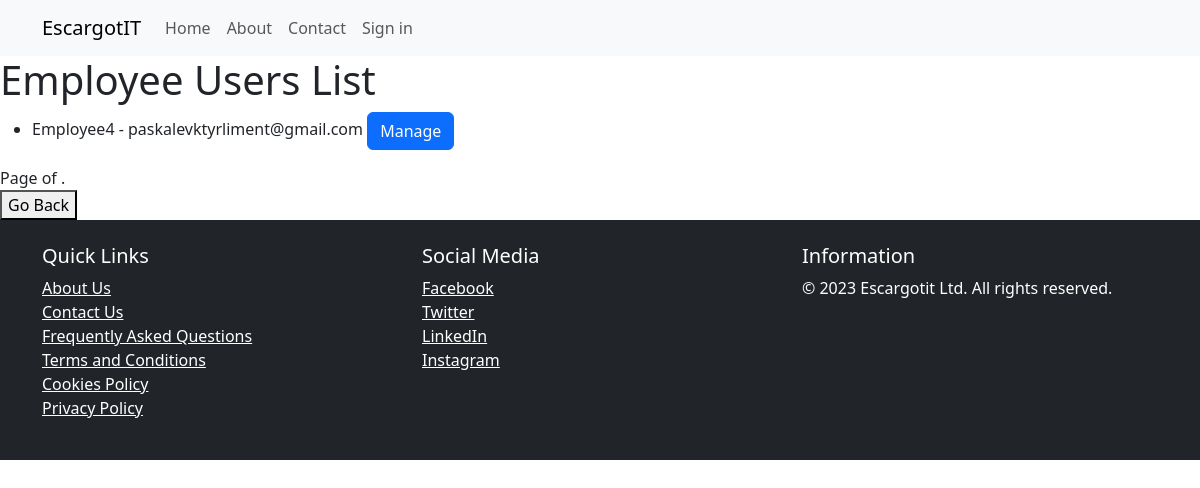
The app's page /employees/, older data.
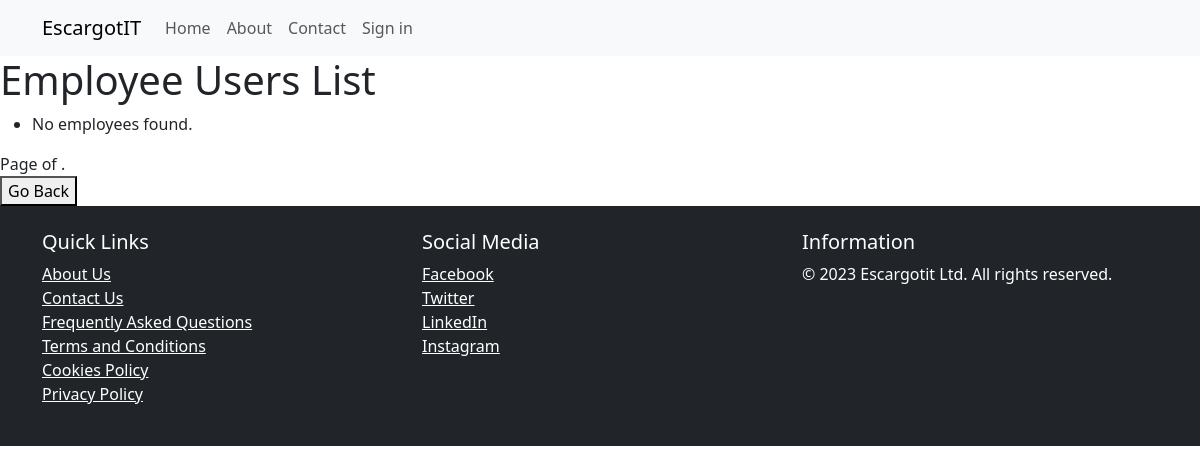
The same page, newer data.
### core/models.py (models this page shows, shortened)
class EmployeeUser(models.Model):
    user = models.OneToOneField(User, on_delete=models.CASCADE)
    admin = models.ForeignKey(AdminUser, on_delete=models.CASCADE, null=True, blank=True)
    can_create_snailbed = models.BooleanField(default=False)

### core/views.py (the view)
# urls.py: path('employees/', EmployeeUserListView.as_view(), name='employees'),
class EmployeeUserListView(ListView):
    model = EmployeeUser
    template_name = 'employee_user_list.html'  # Create this template
    context_object_name = 'employees'  # Context variable name for the list of employees
    ordering = ['user__username']  # Define your desired ordering
    paginate_by = 10  # Set the number of items per page (adjust as needed)

### templates/employee_user_list.html (shortened to what this page needs)
{% extends "base/base.html" %}
{% block content %}
    <h1>Employee Users List</h1>
    <ul>
        {% for employee in employees %}
            <li>
                {{ employee.user.username }} - {{ employee.user.email }}
                <a href="{% url 'manage_employee' employee.id %}" class="btn btn-primary">Manage</a>
            </li>
        {% empty %}
            <li>No employees found.</li>
        {% endfor %}
    </ul>
    <div class="pagination">
        <span class="step-links">
            <span class="current-page">
                Page {{ employees.number }} of {{ employees.paginator.num_pages }}.
            </span>
        </span>
    </div>
    <div class="button-container">
        <button onclick="history.back()">Go Back</button>
    </div>
{% endblock %}

Row changes from the older to the newer data that the page shows:
removed EmployeeUser: user.username "Employee4", user.email "paskalevktyrliment@gmail.com"
Text that changed along with them:
text now shown: "No employees found."
